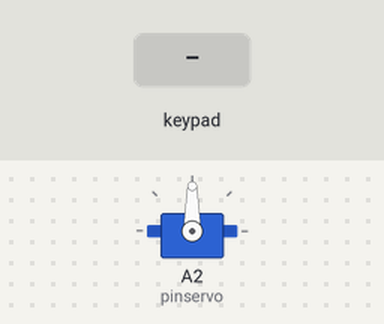
This sketch was run on a simulated Arduino Uno, built with avr-gcc and run on an emulated ATmega328P. Parts: servo. The inputs (shaded band) are chosen by the test bench. What the sketch prints to the serial monitor is not drawn.

Above: at 1.2 s.
1.3 s: keypad keys 1 2 3 4 5 6 pressed 0.4 s apart
At 4.0 s:
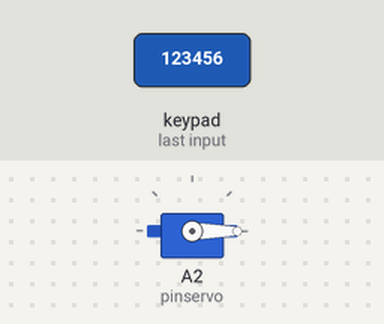
6.7 s: key 'A' pressed
At 9.1 s:
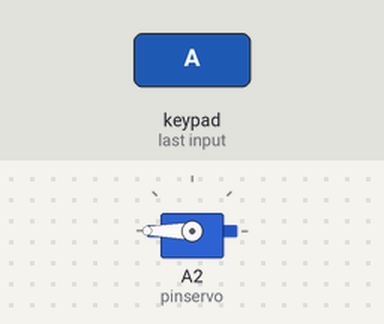
Timing chart, 0 to 10.6 s (numbered marks = the images above; inputs shaded):
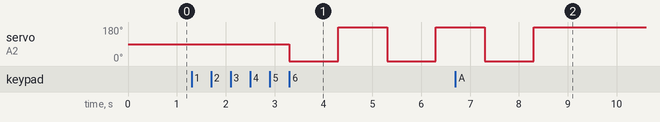

Measured:
- after the input at 1.3 s, servo on A2 (pinservo): alternates 180° for 1.0 s and 0° for 1.0 s, starting after 2.0 s
- after the input at 6.7 s, servo on A2 (pinservo): goes on until 8.3 s, then stays 180°

The sketch:

Teclado_Numerico.ino
```cpp
#include <Keypad.h>
#include <Servo.h>

Servo servo1;
int pinservo = A2;
int pulsomin = 1000;
int pulsomax = 2000;

char keys[4][4] = {
  {'1', '2','3','A'},
  {'4', '5','6','B'},
  {'7', '8','9','C'},
  {'*', '0','#','D'}
};

byte pinesFilas[4] = {9,8,7,6};
byte pinesColumnas[4] = {5,4,3,2};

Keypad teclado = Keypad(makeKeymap(keys), pinesFilas, pinesColumnas, 4, 4);

char tecla;

char clave[7];
char claveMaestra[7] = "123456";

byte indice = 0;

void setup(){
  Serial.begin(9600);
  servo1.attach(pinservo, pulsomin, pulsomax);
}

void loop(){
  tecla = teclado.getKey();
  if(tecla){
    clave[indice] = tecla;
    indice++;
    Serial.print(tecla);
  }
  if(indice==6){
    if(!strcmp(clave, claveMaestra)){
      Serial.print("\nCorrecta");
      servo1.write(0);
      delay(1000);
      servo1.write(180);
      delay(1000);
    }else{
      Serial.print("\nIncorrecta");
      indice = 0;
    }
  }
}
```
